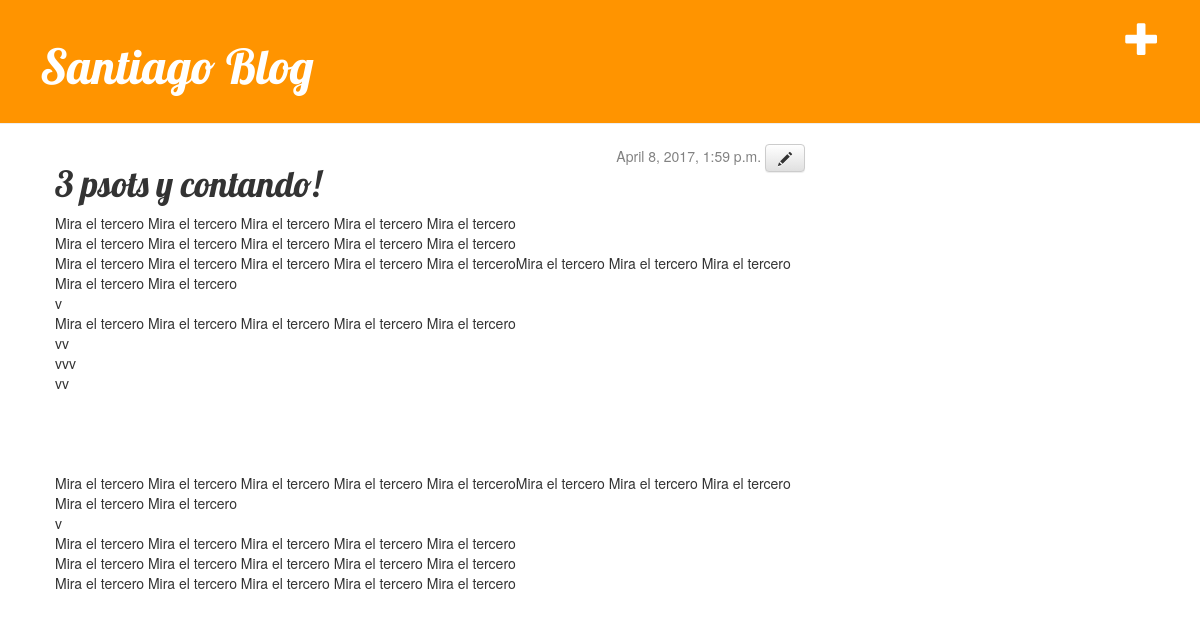
Screenshot of /post/3/ with the database file from the repository.
### blog/models.py (models this page shows, shortened)
class Post(models.Model):
    author = models.ForeignKey('auth.User')
    title = models.CharField(max_length=200)
    text = models.TextField()
    created_date = models.DateTimeField(
            default=timezone.now)
    published_date = models.DateTimeField(
            blank=True, null=True)

### blog/views.py (the view)
# urls.py: url(r'^post/(?P<pk>[0-9]+)/$', views.post_detail, name='post_detail'),
def post_detail(request, pk):
	post = get_object_or_404(Post, pk=pk)
	return render(request, 'blog/post_detail.html', {'post': post})

### blog/templates/blog/post_detail.html
{% extends 'blog/base.html' %}
{% block content %}
    <div class="date">
    {% if post.published_date %}
        {{ post.published_date }}
    {% endif %}
    <a class="btn btn-default" href="{% url 'post_edit' pk=post.pk %}"><span class="glyphicon glyphicon-pencil"></span></a>
    </div>
    <h1>{{ post.title }}</h1>
    <p>{{ post.text|linebreaksbr }}</p>
{% endblock %}

### blog/static/css/blog.css (style rules this page uses)
h1, h2, h3, h4 { font-family: 'Lobster', cursive; }
.date { float: right; color: #828282; }

### rows the page displays
Post: published_date "April 8, 2017, 1:59 p.m.", title "3 psots y contando!", text "Mira el tercero Mira el tercero Mira el tercero Mira el tercero Mira el tercero Mira el tercero Mira el tercero Mira el tercero Mira el tercero Mira el tercero Mira el tercero Mira el tercero Mira el tercero Mira el tercero Mira el terceroMira el tercero Mira el tercero Mira el tercero Mira el tercero Mira el tercero v Mira el tercero Mira el tercero Mira el tercero Mira el tercero Mira el tercero vv vvv vv Mira el tercero Mira el tercero Mira el tercero Mira el tercero Mira el terceroMira el tercero Mira el tercero Mira el tercero Mira el tercero Mira el tercero v Mira el tercero Mira el tercero Mira el tercero Mira el tercero Mira el tercero Mira el tercero Mira el tercero Mira el tercero…"
